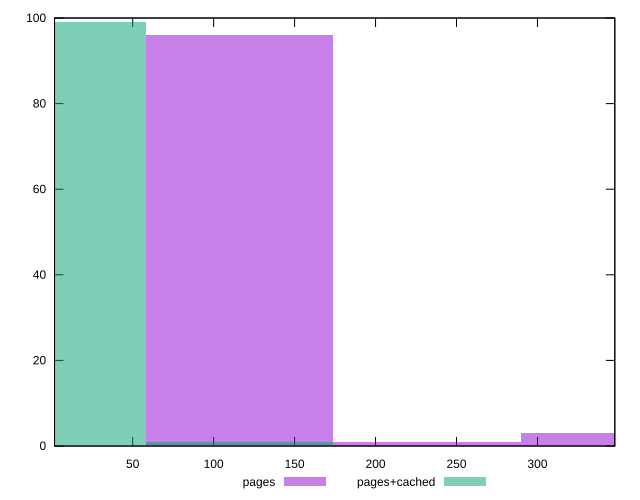

Recreate this plot in gnuplot.
reset

$pages <<EOF
115.86196855975169 96
347.58590567925506 3
231.72393711950338 1
EOF

$pagesCached <<EOF
115.86196855975169 1
0 99
EOF

set key outside below
set boxwidth 115.86196855975169
set xrange [1.7269999999999999:347.78200000000004]
set yrange [0:100]
set trange [0:100]
set style fill transparent solid 0.5 noborder
set terminal svg size 640, 500 enhanced background rgb 'white'
set output "report_00018_2021-02-10T15-25-16.877Z/server-response-time/comparison/histogram/0_vs_1.svg"

plot $pages title "pages" with boxes, \
     $pagesCached title "pages+cached" with boxes

reset
